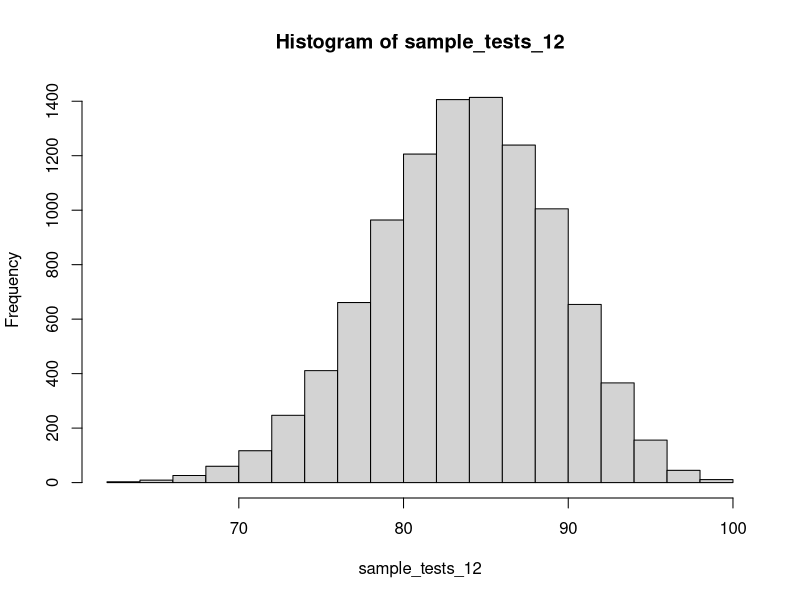
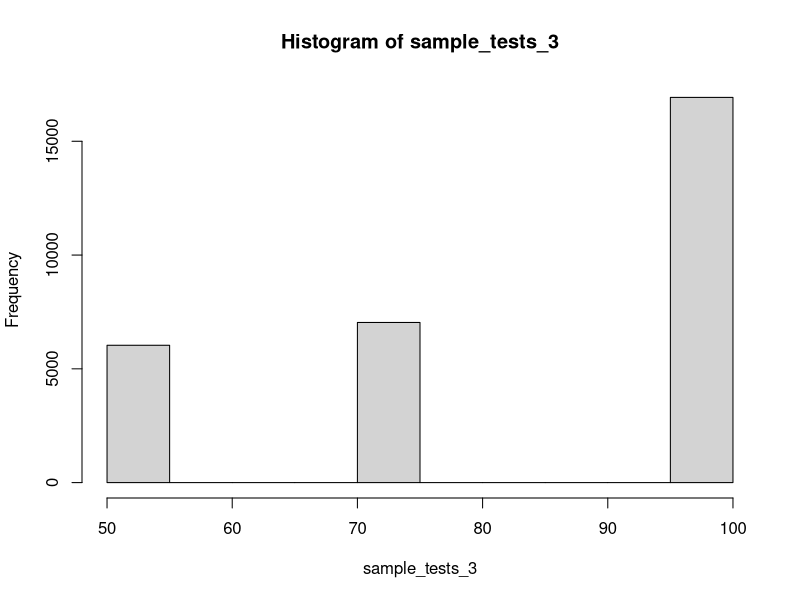

Recreate these plots in R, in order.
## Started: April 03, 2022
## Due: April 11, 2022
## STA 308 Homework 3 Assignment
## Author: Bailey Burdick

## The purpose of this assignment is to create functions 
##    that determine test grades
## These test grades are based off of the person's mood earlier that day.
## If you are in a good mood, you have a 80% chance of getting 
##    an 100 and a 20% chance of getting a 75.
##If you are in a bad mood, you have a 20% chance of getting an 100%, 
##    a 30% chance of getting a 75%, and a 50% chance of getting a 50%.

## Number 1
takeOneTest <- function(probGood = .6, probBad = .4){
 my_mood <-sample(c("good", "bad"),
         size = 1,
         prob = c(probGood, probBad))
  
  if (my_mood == "good") {
    sample(c(100, 75),
           size = 1,
           prob = c(.8,.2)) }
    
    else{
      sample(c(100, 75, 50),
             size = 1,
             prob = c(.2,.3, .5))
  }
}
# This code is creating the takeOneTest function with the probability of earning
#   the test score for the mood.
  

## Number 2 
SemesterGrades<- function(num_tests=1) {
  multipleTests <- c()
  for (i in 1:num_tests) {
    multipleTests <-c(multipleTests, takeOneTest() )
  }
  (multipleTests)
  }
SemesterGrades(6)

# This code is creating the SemesterGrades function. 
# The goal of this function is to run the takeOneTest function for n=num_tests.


##Number 3
# For 12 tests
meanSemesterGrades<- function(num_tests=1) {
  multipleTests <- c()
  for (i in 1:num_tests) {
    multipleTests <-c(multipleTests, takeOneTest() )
  }
mean(multipleTests)
}
## here I am finding the mean of semester grades for the num_tests

sample_tests_12 <- c()
for (i in 1:10000) {
  sample_tests_12<- c(sample_tests_12, 
                      meanSemesterGrades(num_tests = 12))
}
mean(sample_tests_12)
summary(sample_tests_12)
hist(sample_tests_12)

# For 3 tests
sample_tests_3 <- c()
for (i in 1:10000) {
  sample_tests_3<- c(sample_tests_3, 
                      SemesterGrades(num_tests = 3))
}
summary(sample_tests_3)
hist(sample_tests_3)
## In this code I am making the code for 12 tests and three tests. 
##  I am them creating a summary and histogram so I can compare the two.


## Based on the summaries of 12 tests and 3 tests, I would choose to have 12 tests for the semester.
##    This is because the mean and medians are both similar (mean of 84.10 and median of 83.33 for 3 
##    and mean of 84.05 and median of 83.33 for 12).
##    Additionally, the minimum and 1st quartile for 12 tests is higher (minimum of 60.50 and 1st quartile of 81.25).
##    Although the 3rd quartile is higher for 3 tests, it is better to air on the lower side of grades.
##    The histogram for 3 tests is a little more left skewed, but it has more lower grades overall than 12 tests does. 


